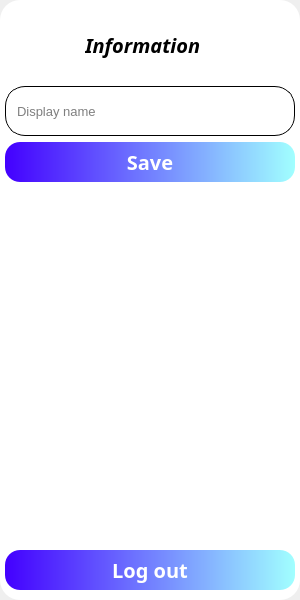
<?xml version="1.0" encoding="UTF-8"?>
<ui version="4.0">
 <class>MainWindow</class>
 <widget class="QMainWindow" name="MainWindow">
  <property name="geometry">
   <rect>
    <x>0</x>
    <y>0</y>
    <width>300</width>
    <height>600</height>
   </rect>
  </property>
  <property name="windowTitle">
   <string>MainWindow</string>
  </property>
  <widget class="QWidget" name="centralwidget">
   <layout class="QVBoxLayout" name="verticalLayout_2">
    <property name="leftMargin">
     <number>0</number>
    </property>
    <property name="topMargin">
     <number>0</number>
    </property>
    <property name="rightMargin">
     <number>0</number>
    </property>
    <property name="bottomMargin">
     <number>0</number>
    </property>
    <item>
     <widget class="QWidget" name="widget" native="true">
      <property name="minimumSize">
       <size>
        <width>300</width>
        <height>600</height>
       </size>
      </property>
      <property name="maximumSize">
       <size>
        <width>300</width>
        <height>600</height>
       </size>
      </property>
      <property name="styleSheet">
       <string notr="true">QWidget#widget{
	border-radius:20px;
	background-color:rgb(255,255,255);
}</string>
      </property>
      <layout class="QVBoxLayout" name="verticalLayout">
       <property name="leftMargin">
        <number>5</number>
       </property>
       <property name="topMargin">
        <number>10</number>
       </property>
       <property name="rightMargin">
        <number>5</number>
       </property>
       <property name="bottomMargin">
        <number>10</number>
       </property>
       <item>
        <widget class="QWidget" name="widget_4" native="true">
         <property name="minimumSize">
          <size>
           <width>0</width>
           <height>70</height>
          </size>
         </property>
         <property name="maximumSize">
          <size>
           <width>300</width>
           <height>70</height>
          </size>
         </property>
         <layout class="QHBoxLayout" name="horizontalLayout_3">
          <property name="spacing">
           <number>10</number>
          </property>
          <property name="leftMargin">
           <number>10</number>
          </property>
          <property name="topMargin">
           <number>5</number>
          </property>
          <property name="rightMargin">
           <number>10</number>
          </property>
          <property name="bottomMargin">
           <number>5</number>
          </property>
          <item>
           <widget class="QLabel" name="label">
            <property name="minimumSize">
             <size>
              <width>60</width>
              <height>60</height>
             </size>
            </property>
            <property name="maximumSize">
             <size>
              <width>60</width>
              <height>60</height>
             </size>
            </property>
            <property name="text">
             <string/>
            </property>
            <property name="pixmap">
             <pixmap>../images/logo.png</pixmap>
            </property>
            <property name="scaledContents">
             <bool>true</bool>
            </property>
           </widget>
          </item>
          <item>
           <widget class="QLabel" name="label_2">
            <property name="font">
             <font>
              <family>Monotype Corsiva</family>
              <pointsize>15</pointsize>
              <weight>75</weight>
              <italic>true</italic>
              <bold>true</bold>
             </font>
            </property>
            <property name="text">
             <string>Information</string>
            </property>
           </widget>
          </item>
          <item>
           <spacer name="horizontalSpacer">
            <property name="orientation">
             <enum>Qt::Horizontal</enum>
            </property>
            <property name="sizeHint" stdset="0">
             <size>
              <width>40</width>
              <height>20</height>
             </size>
            </property>
           </spacer>
          </item>
         </layout>
        </widget>
       </item>
       <item>
        <widget class="QWidget" name="widget_3" native="true">
         <property name="minimumSize">
          <size>
           <width>0</width>
           <height>50</height>
          </size>
         </property>
         <property name="maximumSize">
          <size>
           <width>16777215</width>
           <height>50</height>
          </size>
         </property>
         <property name="styleSheet">
          <string notr="true">QWidget#widget_3{
	border: 1px solid black;
	border-radius: 20px;
}</string>
         </property>
         <layout class="QHBoxLayout" name="horizontalLayout_2">
          <property name="spacing">
           <number>5</number>
          </property>
          <property name="leftMargin">
           <number>10</number>
          </property>
          <property name="topMargin">
           <number>0</number>
          </property>
          <property name="rightMargin">
           <number>10</number>
          </property>
          <property name="bottomMargin">
           <number>0</number>
          </property>
          <item>
           <widget class="QLineEdit" name="lineEdit">
            <property name="minimumSize">
             <size>
              <width>0</width>
              <height>40</height>
             </size>
            </property>
            <property name="font">
             <font>
              <pointsize>10</pointsize>
             </font>
            </property>
            <property name="styleSheet">
             <string notr="true">QLineEdit#lineEdit{
	border: none;
}</string>
            </property>
            <property name="text">
             <string/>
            </property>
            <property name="placeholderText">
             <string>Display name</string>
            </property>
           </widget>
          </item>
         </layout>
        </widget>
       </item>
       <item>
        <widget class="QPushButton" name="pushButton_5">
         <property name="minimumSize">
          <size>
           <width>60</width>
           <height>40</height>
          </size>
         </property>
         <property name="font">
          <font>
           <family>Monotype Corsiva</family>
           <pointsize>15</pointsize>
           <weight>75</weight>
           <bold>true</bold>
          </font>
         </property>
         <property name="styleSheet">
          <string notr="true">QPushButton#pushButton_5{
	border-radius: 15px;
	color: white;
	background-color: qlineargradient(spread:pad, x1:0, y1:0, x2:1, y2:0, stop:0 rgba(67, 0, 255, 255), stop:1 rgba(161, 255, 255, 255));
}
QPushButton#pushButton_5:hover{
	background-color:qlineargradient(spread:pad, x1:0, y1:0, x2:1, y2:0, stop:0 rgba(67, 0, 255, 215), stop:1 rgba(161, 255, 255, 255))
}</string>
         </property>
         <property name="text">
          <string>Save</string>
         </property>
        </widget>
       </item>
       <item>
        <spacer name="verticalSpacer">
         <property name="orientation">
          <enum>Qt::Vertical</enum>
         </property>
         <property name="sizeHint" stdset="0">
          <size>
           <width>20</width>
           <height>40</height>
          </size>
         </property>
        </spacer>
       </item>
       <item>
        <widget class="QPushButton" name="pushButton_4">
         <property name="minimumSize">
          <size>
           <width>0</width>
           <height>40</height>
          </size>
         </property>
         <property name="font">
          <font>
           <family>Monotype Corsiva</family>
           <pointsize>15</pointsize>
           <weight>75</weight>
           <bold>true</bold>
          </font>
         </property>
         <property name="cursor">
          <cursorShape>PointingHandCursor</cursorShape>
         </property>
         <property name="styleSheet">
          <string notr="true">QPushButton#pushButton_4{
	border-radius: 15px;
	color: white;
	background-color: qlineargradient(spread:pad, x1:0, y1:0, x2:1, y2:0, stop:0 rgba(67, 0, 255, 255), stop:1 rgba(161, 255, 255, 255));
}
QPushButton#pushButton_4:hover{
	background-color:qlineargradient(spread:pad, x1:0, y1:0, x2:1, y2:0, stop:0 rgba(67, 0, 255, 215), stop:1 rgba(161, 255, 255, 255))
}</string>
         </property>
         <property name="text">
          <string>Log out</string>
         </property>
        </widget>
       </item>
      </layout>
     </widget>
    </item>
   </layout>
  </widget>
 </widget>
 <resources/>
 <connections/>
</ui>
